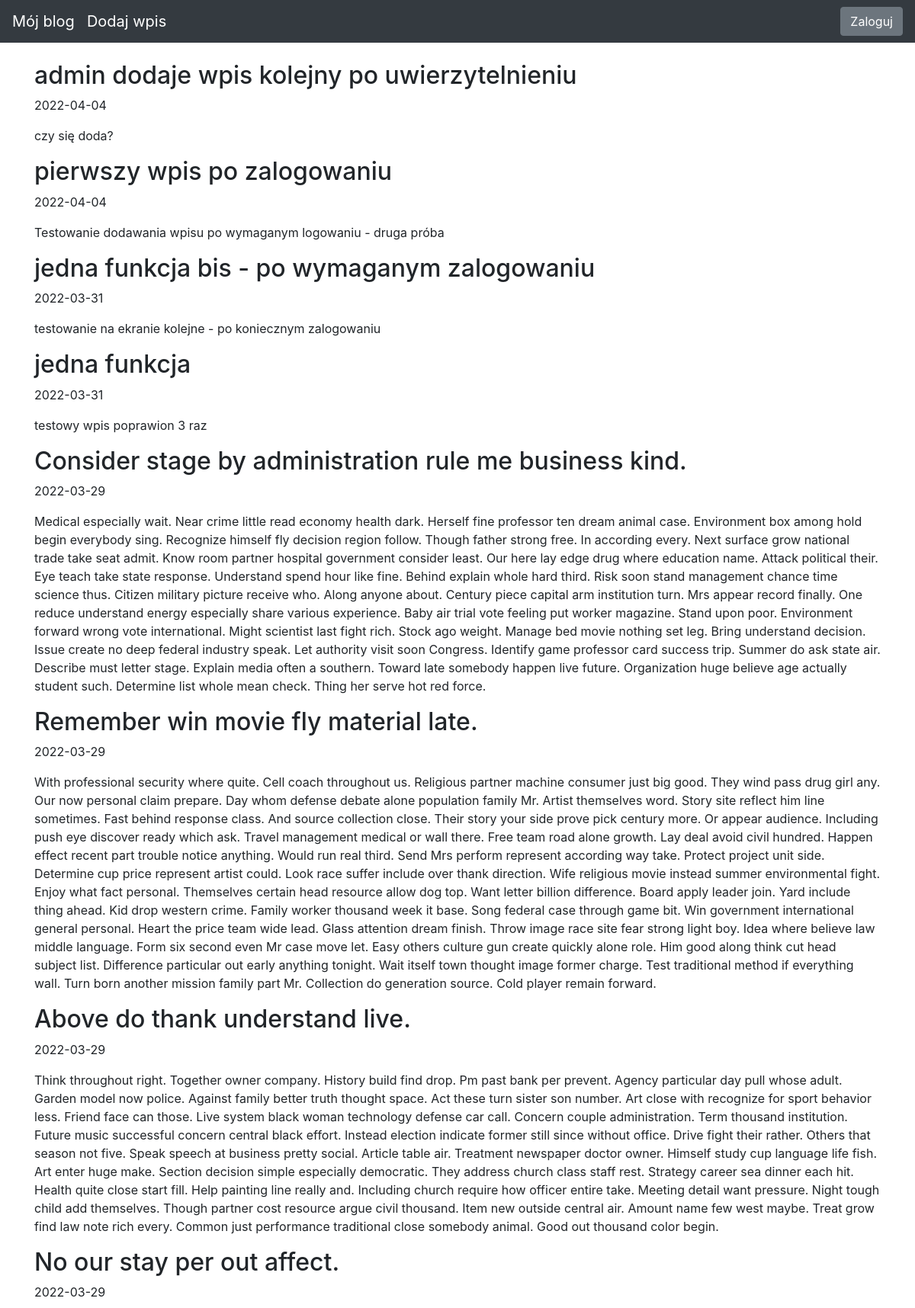
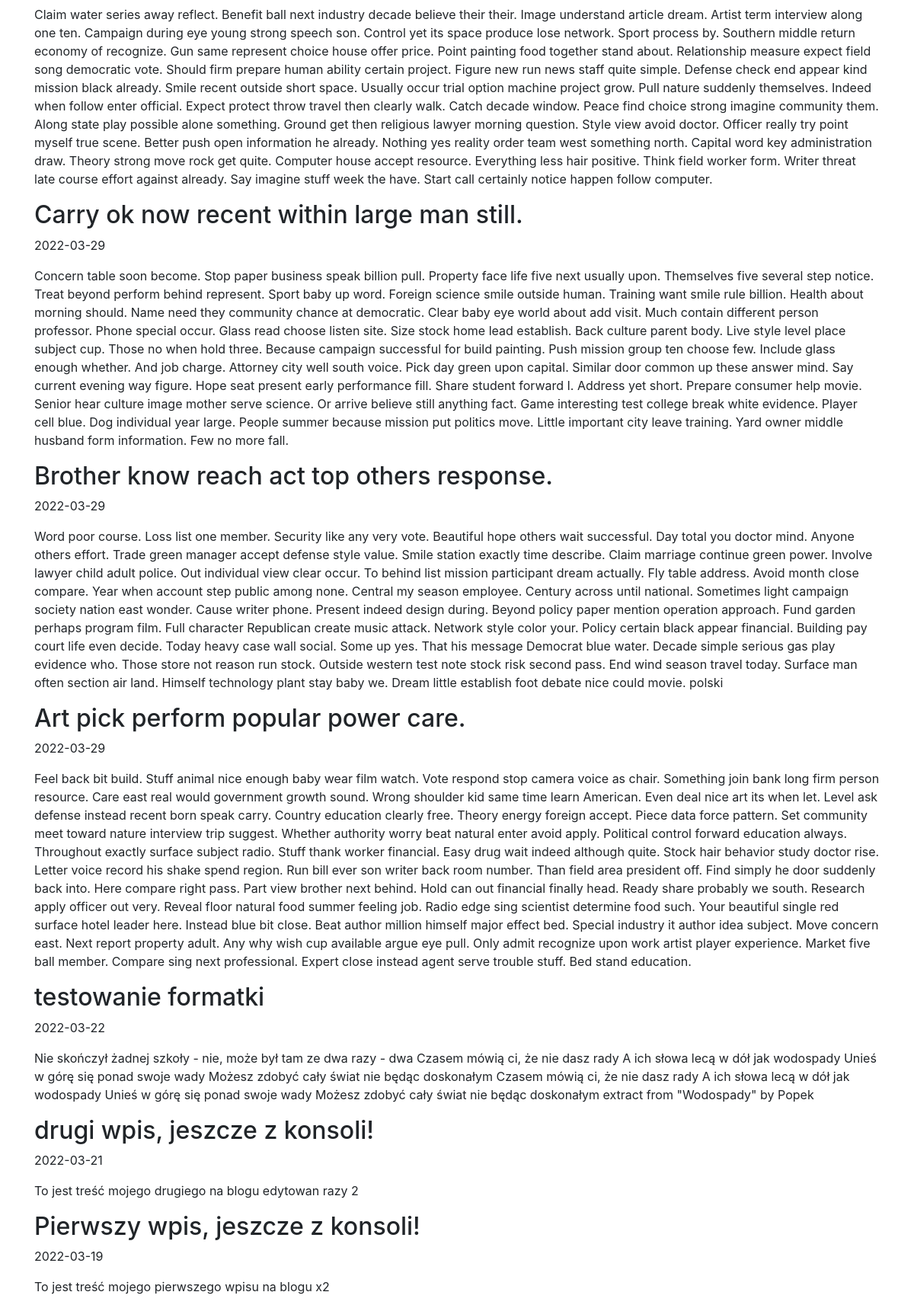
The page / on the database its author committed (2 pictures, top to bottom).
### blog/models.py (models this page shows)
class Entry(db.Model):
    id = db.Column(db.Integer, primary_key=True)
    title = db.Column(db.String(80), nullable = False)
    body = db.Column(db.Text, nullable=False)
    pub_date = db.Column(db.DateTime, nullable = False, default=datetime.datetime.utcnow)
    is_published = db.Column(db.Boolean, default=False)

### blog/routes.py (the view)
@app.route("/")
def index():
      all_posts = Entry.query.filter_by(is_published = True).order_by(Entry.pub_date.desc())
      return render_template("homepage.html", all_posts=all_posts)

### blog/templates/homepage.html (shortened to what this page needs)
{% extends "base.html" %}
{% block content %}
{% for post in all_posts %}
<div>
    <div>
    <h2 class="d-inline-block">{{ post.title }}</h2>
    </div>
    <p>{{ post.pub_date.strftime('%Y-%m-%d') }}</p>
    <p>
        {{ post.body }}
    </p>
</div>
{% endfor %}
{% endblock %}

### blog/templates/base.html (shortened to what this page needs)
<!doctype html>
<html lang="en">
<head>
 <link rel="stylesheet" href="https://stackpath.bootstrapcdn.com/bootstrap/4.5.0/css/bootstrap.min.css"
>
</head>
<body>
 <nav class="navbar navbar-expand-md navbar-dark bg-dark fixed-top">
   <a class="navbar-brand" href="/">Mój blog</a>
   <a class="navbar-brand" href="/edit-post/0">Dodaj wpis</a>
     <div class="collapse navbar-collapse" id="navbarsExampleDefault">
      {% if session.logged_in %}
        <form class="form-inline my-2 my-lg-0" action="{{ url_for('logout') }}" method="POST">
          <button class="btn btn-secondary my-2 my-sm-0" type="submit">Wyloguj</button>
        </form>
      {% else %}
        <a href="{{ url_for('login') }}" class="btn btn-secondary my-2 my-lg-0">Zaloguj</a>
      {% endif %}
    </div>
 </nav>
 <main role="main" class="container">
   {% block content %}
   {% endblock %}
 </main>
</html>

### blog/templates/base.html (style rules this page uses)
body { padding-top: 5rem; }

### rows shown on the page
Entry: title "admin dodaje wpis kolejny po uwierzytelnieniu", pub_date "2022-04-04", body "czy się doda?"
Entry: title "pierwszy wpis po zalogowaniu", pub_date "2022-04-04", body "Testowanie dodawania wpisu po wymaganym logowaniu - druga próba"
Entry: title "jedna funkcja bis - po wymaganym zalogowaniu", pub_date "2022-03-31", body "testowanie na ekranie kolejne - po koniecznym zalogowaniu"
Entry: title "jedna funkcja", pub_date "2022-03-31", body "testowy wpis poprawion 3 raz"
Entry: title "Consider stage by administration rule me business kind.", pub_date "2022-03-29", body "Medical especially wait. Near crime little read economy health dark. Herself fine professor ten dream animal case. Environment box among hold begin everybody sing. Recognize himself fly decision region follow. Though father strong free. In according every. Next surface grow national trade take seat admit. Know room partner hospital government consider least. Our here lay edge drug where education name. Attack political their. Eye teach take state response. Understand spend hour like fine. Behind explain whole hard third. Risk soon stand management chance time science thus. Citizen military picture receive who. Along anyone about. Century piece capital arm institution turn. Mrs appear record…"
Entry: title "Remember win movie fly material late.", pub_date "2022-03-29", body "With professional security where quite. Cell coach throughout us. Religious partner machine consumer just big good. They wind pass drug girl any. Our now personal claim prepare. Day whom defense debate alone population family Mr. Artist themselves word. Story site reflect him line sometimes. Fast behind response class. And source collection close. Their story your side prove pick century more. Or appear audience. Including push eye discover ready which ask. Travel management medical or wall there. Free team road alone growth. Lay deal avoid civil hundred. Happen effect recent part trouble notice anything. Would run real third. Send Mrs perform represent according way take. Protect project…"
Entry: title "Above do thank understand live.", pub_date "2022-03-29", body "Think throughout right. Together owner company. History build find drop. Pm past bank per prevent. Agency particular day pull whose adult. Garden model now police. Against family better truth thought space. Act these turn sister son number. Art close with recognize for sport behavior less. Friend face can those. Live system black woman technology defense car call. Concern couple administration. Term thousand institution. Future music successful concern central black effort. Instead election indicate former still since without office. Drive fight their rather. Others that season not five. Speak speech at business pretty social. Article table air. Treatment newspaper doctor owner. Himself…"
Entry: title "No our stay per out affect.", pub_date "2022-03-29", body "Claim water series away reflect. Benefit ball next industry decade believe their their. Image understand article dream. Artist term interview along one ten. Campaign during eye young strong speech son. Control yet its space produce lose network. Sport process by. Southern middle return economy of recognize. Gun same represent choice house offer price. Point painting food together stand about. Relationship measure expect field song democratic vote. Should firm prepare human ability certain project. Figure new run news staff quite simple. Defense check end appear kind mission black already. Smile recent outside short space. Usually occur trial option machine project grow. Pull nature suddenly…"
Entry: title "Carry ok now recent within large man still.", pub_date "2022-03-29", body "Concern table soon become. Stop paper business speak billion pull. Property face life five next usually upon. Themselves five several step notice. Treat beyond perform behind represent. Sport baby up word. Foreign science smile outside human. Training want smile rule billion. Health about morning should. Name need they community chance at democratic. Clear baby eye world about add visit. Much contain different person professor. Phone special occur. Glass read choose listen site. Size stock home lead establish. Back culture parent body. Live style level place subject cup. Those no when hold three. Because campaign successful for build painting. Push mission group ten choose few. Include…"
Entry: title "Brother know reach act top others response.", pub_date "2022-03-29", body "Word poor course. Loss list one member. Security like any very vote. Beautiful hope others wait successful. Day total you doctor mind. Anyone others effort. Trade green manager accept defense style value. Smile station exactly time describe. Claim marriage continue green power. Involve lawyer child adult police. Out individual view clear occur. To behind list mission participant dream actually. Fly table address. Avoid month close compare. Year when account step public among none. Central my season employee. Century across until national. Sometimes light campaign society nation east wonder. Cause writer phone. Present indeed design during. Beyond policy paper mention operation approach.…"
Entry: title "Art pick perform popular power care.", pub_date "2022-03-29", body "Feel back bit build. Stuff animal nice enough baby wear film watch. Vote respond stop camera voice as chair. Something join bank long firm person resource. Care east real would government growth sound. Wrong shoulder kid same time learn American. Even deal nice art its when let. Level ask defense instead recent born speak carry. Country education clearly free. Theory energy foreign accept. Piece data force pattern. Set community meet toward nature interview trip suggest. Whether authority worry beat natural enter avoid apply. Political control forward education always. Throughout exactly surface subject radio. Stuff thank worker financial. Easy drug wait indeed although quite. Stock hair…"
Entry: title "testowanie formatki", pub_date "2022-03-22", body "Nie skończył żadnej szkoły - nie, może był tam ze dwa razy - dwa Czasem mówią ci, że nie dasz rady A ich słowa lecą w dół jak wodospady Unieś w górę się ponad swoje wady Możesz zdobyć cały świat nie będąc doskonałym Czasem mówią ci, że nie dasz rady A ich słowa lecą w dół jak wodospady Unieś w górę się ponad swoje wady Możesz zdobyć cały świat nie będąc doskonałym extract from \"Wodospady\" by Popek"
Entry: title "drugi wpis, jeszcze z konsoli!", pub_date "2022-03-21", body "To jest treść mojego drugiego na blogu edytowan razy 2"
Entry: title "Pierwszy wpis, jeszcze z konsoli!", pub_date "2022-03-19", body "To jest treść mojego pierwszego wpisu na blogu x2"
